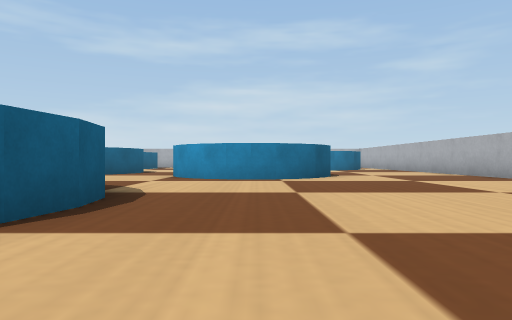
[1] (above)

24 first-person views from a walk through a Webots world. The camera is 0.04 m above the floor, looks level and sees 70° across. The floor is counted in squares, 0.1 m on a side. Each view is taken from the middle of a square. On the plan, view 1 faces up. The plan holds only what a view shows up to about 9 squares ahead; the rest is blank. Robots are left out. Simple shapes and patterns stand in for the simulator's stock objects.

[2]
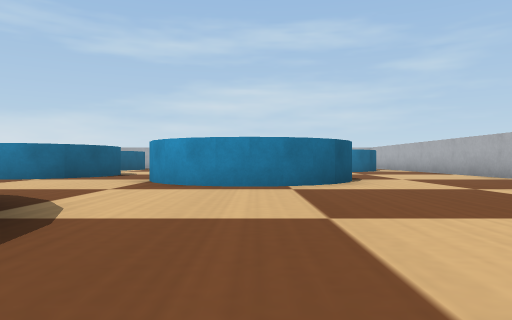

[3]
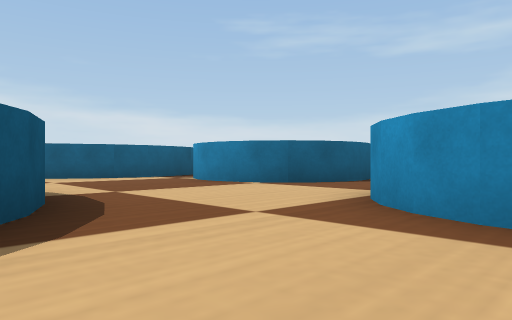

[4]
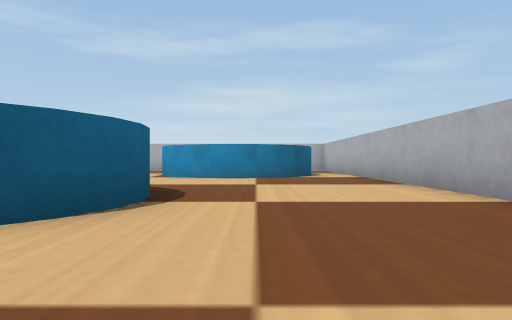

[5]
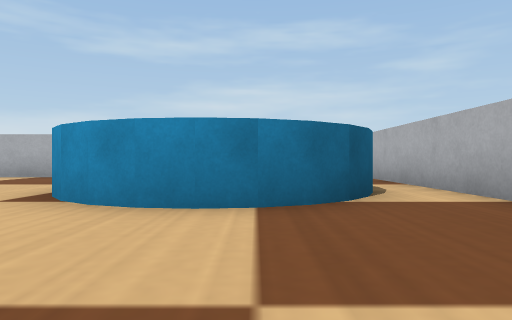

[6]
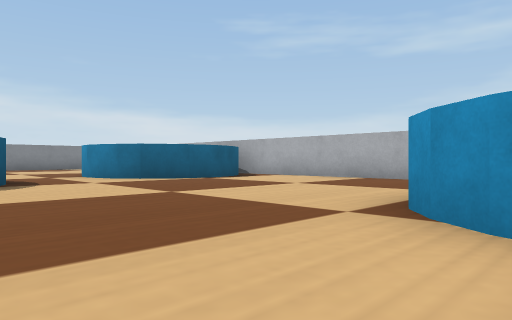

[7]
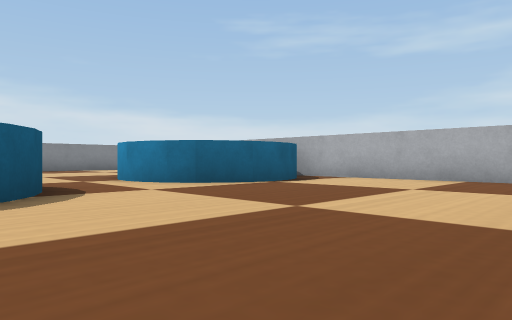

[8]
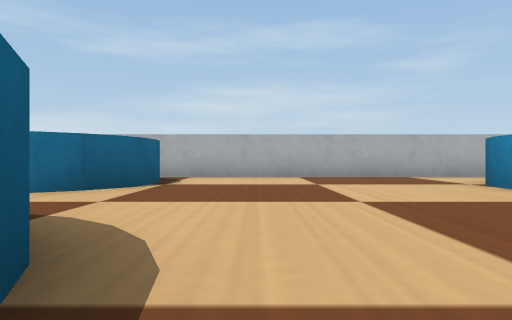

[9]
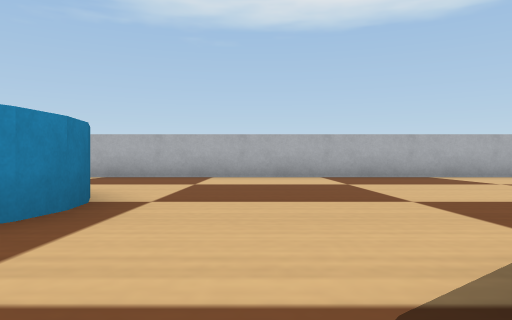

[10]
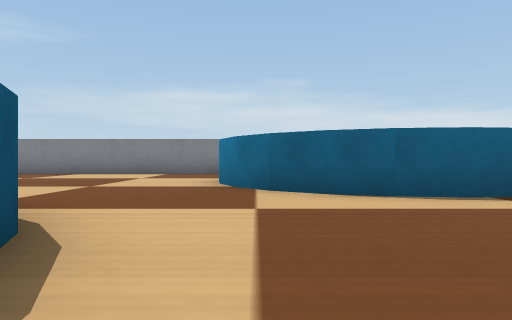

[11]
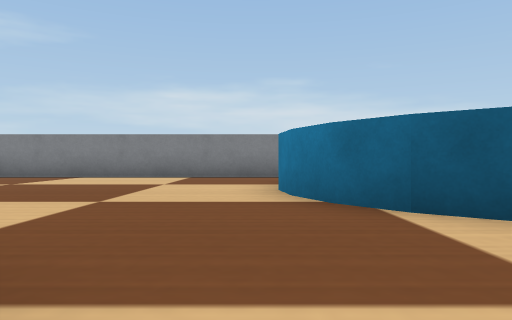

[12]
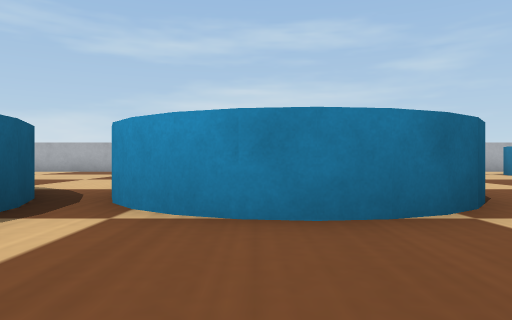

[13]
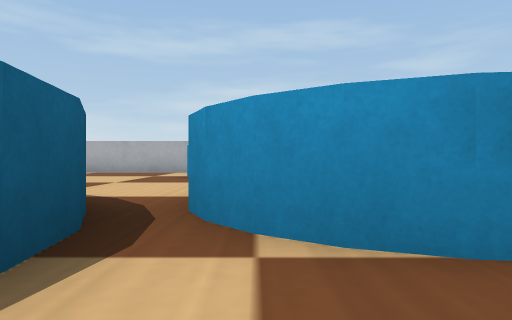

[14]
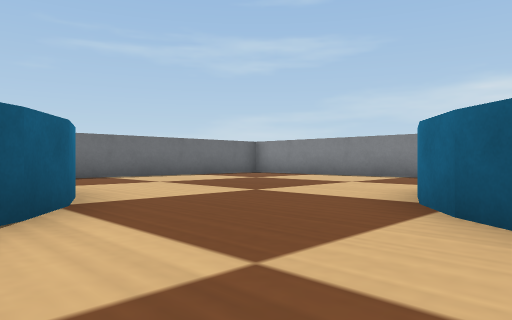

[15]
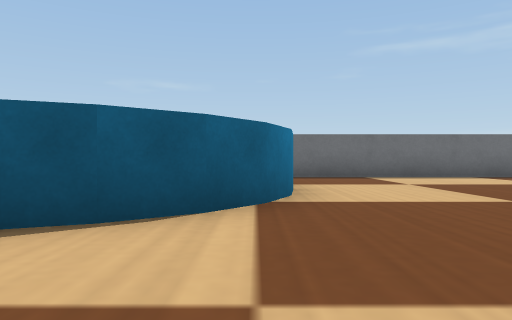

[16]
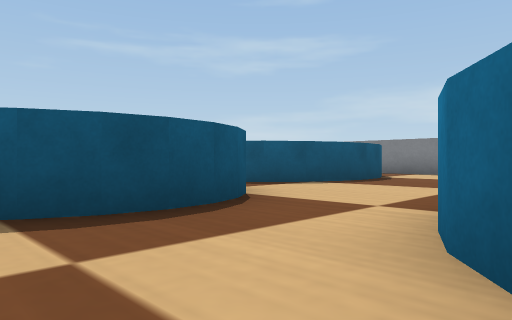

[17]
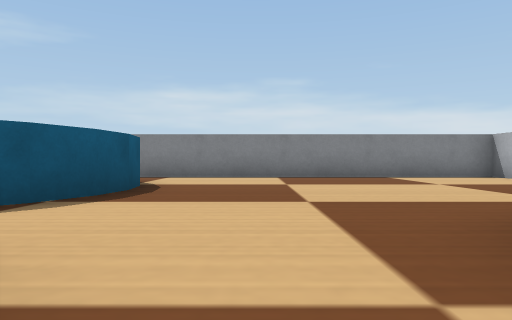

[18]
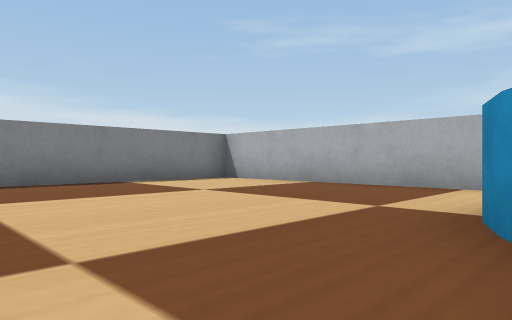

[19]
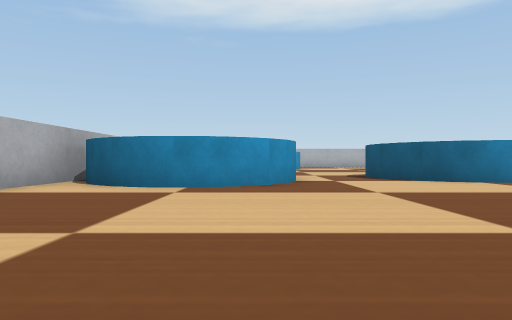

[20]
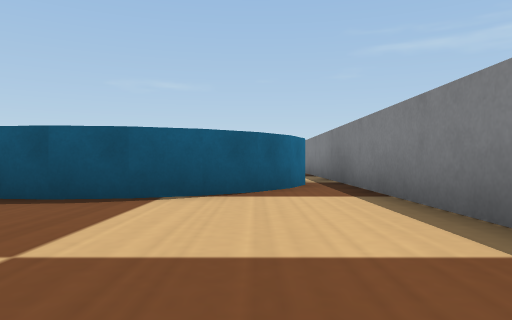

[21]
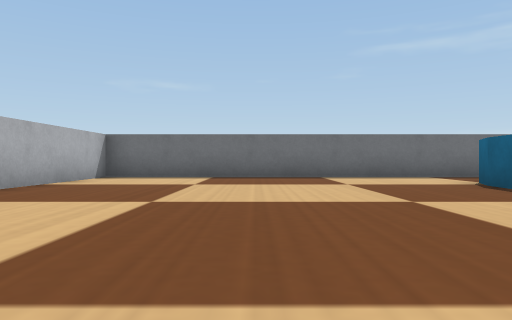

[22]
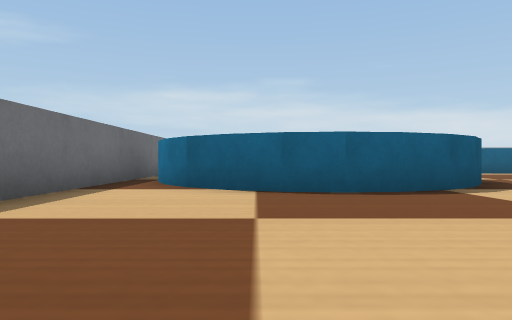

[23]
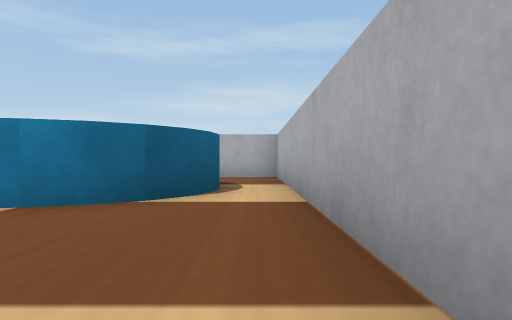

[24]
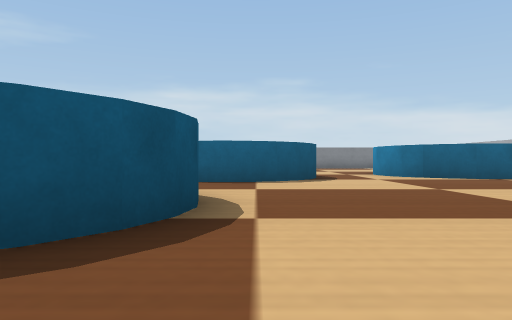

### Floor plan
Key: @ floor where view 1 was taken; # wall or solid block; . floor; C cyan cylinder.
Columns run from 15 left of view 1 to 6 right of it. Each row starts with its distance up from view 1.
 20 ######################
 19 #......C  ........ ..#
 18 #......C  C......  ..#
 17 #......C  C.....C   .#
 16 #......C CC.....C  C.#
 15 #.......C.......C  C.#
 14 #................CC..#
 13 #.......CCC..........#
 12 #..CCC..C  C.........#
 11 #.C   C.C  C.. CC....#
 10 #C     CCCCC.    C...#
  9 #      C.....C  CC...#
  8 #.    CC......CCC....#
  7 #.  CCC..............#
  6 #.........CC.........#
  5 #.......CC  CC.......#
  4 #.......C    C.......#
  3 #.......C    C.......#
  2 #.......     C.......#
  1 #.......    C........#
  0 #.......   C...@.....#
 -1   ####################

Where each view was taken, in squares from view 1:
view 1: 0 up, 0 right, facing up
view 2: 2 up, 0 right, facing up
view 3: 5 up, 0 right, facing up-left
view 4: 6 up, 3 right, facing up
view 5: 11 up, 3 right, facing up
view 6: 12 up, 2 right, facing up-left
view 7: 12 up, 0 right, facing up-left
view 8: 11 up, 3 left, facing up
view 9: 6 up, 3 left, facing right
view 10: 7 up, 4 left, facing left
view 11: 6 up, 6 left, facing left
view 12: 7 up, 6 left, facing up
view 13: 8 up, 7 left, facing up
view 14: 8 up, 6 left, facing down-left
view 15: 8 up, 7 left, facing down
view 16: 16 up, 4 left, facing down-left
view 17: 14 up, 6 left, facing left
view 18: 14 up, 8 left, facing up-left
view 19: 16 up, 14 left, facing right
view 20: 16 up, 13 left, facing down
view 21: 8 up, 2 right, facing down
view 22: 2 up, 3 right, facing left
view 23: 11 up, 5 right, facing up
view 24: 12 up, 3 right, facing left
